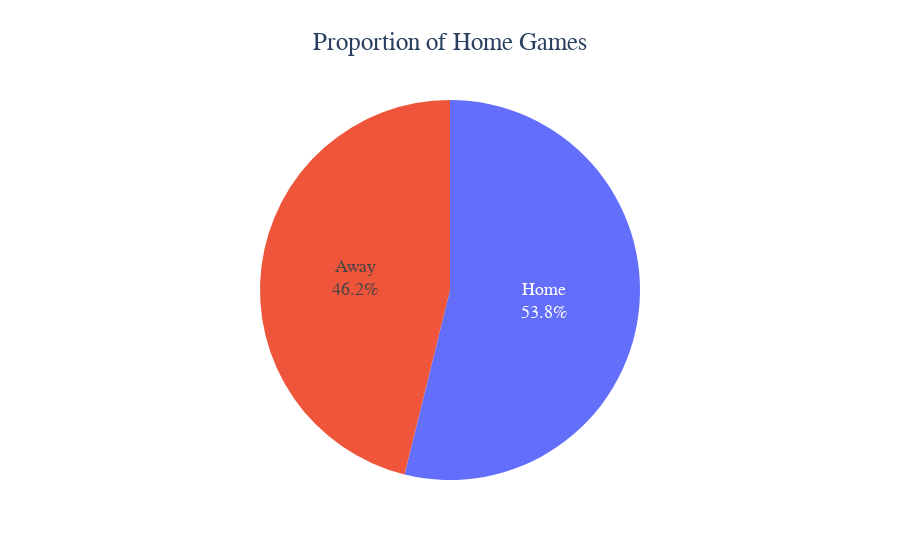

Notebook code for this chart:
### Code cell
# Proportion of Home Games Pie Chart

# Count of home games
count_home = len(df[df['H/A'] == 'Home'])
# Count List of away games
count_away = len(df[df['H/A'] == 'Away'])
# To a List
value = [count_home, count_away]
name = ['Home', 'Away']


# Pie Chart
fig = px.pie(df,values = value,names = name, title='Proportion of Home Games')
fig.update_layout(font_family = 'Georgia', title_x = 0.5, font = dict(size = 18))
fig.update_traces(textposition='inside', textinfo='percent+label')
fig.update_layout(showlegend=False)



fig.show()

### Figure 1 — Plotly figure (JSON) as saved in the notebook; plotly's stock layout.template omitted (floating-point values rounded to 4 significant figures)
{"data": [{"domain": {"x": [0, 1], "y": [0, 1]}, "hovertemplate": "label=%{label}<br>value=%{value}<extra></extra>", "labels": ["Home", "Away"], "legendgroup": "", "name": "", "showlegend": true, "textinfo": "percent+label", "textposition": "inside", "type": "pie", "values": [7, 6]}], "layout": {"font": {"family": "Georgia", "size": 18}, "legend": {"tracegroupgap": 0}, "showlegend": false, "title": {"text": "Proportion of Home Games", "x": 0.5}}}
